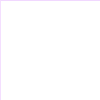
Frame 1 (no input)
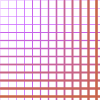
Frame 60 (the mouse pressed at the canvas centre just before this capture)
Frame 120 (the mouse held since frame 60 and released just before this capture): identical to frame 60, image omitted

The Processing sketch that drew these frames (run headless with seeded random() and noise(); from frame 60 on, the mouse is pressed at the canvas centre):

// Processing sketch: processing_118956
// ── processing_118956.pde

/*
  Horizontal and vertical lines with increasing weight and space between them
 */

int a=0;
float strokew=0.2; 
int colour=255;

void setup() {
  background(255);
}

void draw() {
  //   Horizontal lines 
  stroke(200, 100, colour+60);
  strokeWeight(strokew);
  line(0, a, 100, a);

  //   Vertical lines    //  
  line(a, 0, a, 100);

  //   Variable handling    //
  // Increase space, changing distance
  a=a+8;
  // Increase weight
  strokew=strokew+0.2;
  // Change colour
  colour=colour-20;
}
